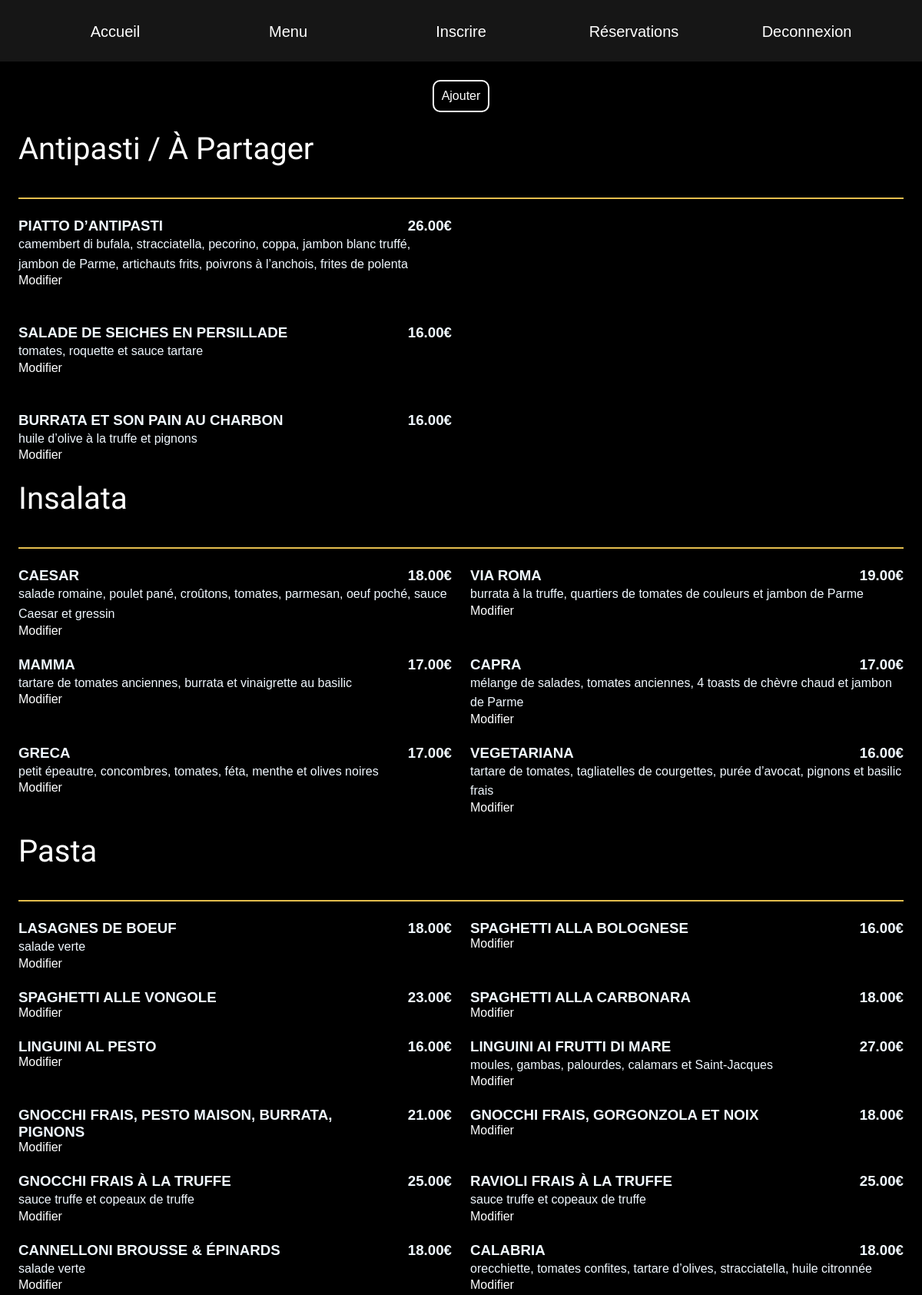
The page /admin/listMenuA (signed in, upper part) on the database its author committed.
### tables this page shows
CREATE TABLE IF NOT EXISTS `menu` (
  `id` int NOT NULL AUTO_INCREMENT,
  `titre` varchar(250) NOT NULL,
  `contenu` text NULL,
  `prix` decimal(10,2) NOT NULL,
  `categorie` varchar(255) NOT NULL,
  PRIMARY KEY (`id`)
);

### index.php (called while the page is built, shortened)
<?php
    require_once "config/Autoloader.php";
    $route = new Routing();
    $route->get();

### config/Autoloader.php (called while the page is built, shortened)
<?php
class Autoloader{
    public static function Autoload()
    {
        spl_autoload_register(function ($classname) {
            $classname = str_replace("\\", "/", $classname);
        });
    }
}

### config/Database.php (called while the page is built, shortened)
<?php
class Database
{
    private static $instance = NULL;
    public static function getPdo(): PDO
    {
        if (self::$instance === NULL) {
            self::$instance = new PDO('mysql:host=localhost;dbname=resto;charset=utf8', 'root', '', [
                PDO::ATTR_ERRMODE => PDO::ERRMODE_EXCEPTION,
                PDO::ATTR_DEFAULT_FETCH_MODE => PDO::FETCH_ASSOC
            ]);
        }
        return self::$instance;
    }
}

### models/MenuRepository.php (called while the page is built, shortened)
<?php
class MenuRepository
{
    protected PDO $pdo;
    public function __construct()
    {
        $this->pdo = \config\Database::getpdo();
    }
    public function getAntipasti()
    {
        $stmt = $this->pdo->prepare("SELECT * FROM menu WHERE categorie = 'ANTIPASTI / À PARTAGER'");
        $stmt->execute();
        return $stmt->fetchAll(PDO::FETCH_ASSOC);
    }
    public function getInsalata()
    {
        $stmt = $this->pdo->prepare("SELECT * FROM menu WHERE categorie = 'INSALATA'");
        $stmt->execute();
        return $stmt->fetchAll(PDO::FETCH_ASSOC);
    }
    public function getPasta()
    {
        $stmt = $this->pdo->prepare("SELECT * FROM menu WHERE categorie = 'PASTA'");
        $stmt->execute();
        return $stmt->fetchAll(PDO::FETCH_ASSOC);
    }
}

### views/MenuAdmin.phtml (the view, shortened to what this page needs)
<link rel="stylesheet" href="/ledelice/public/css/MenuAdmin.css">
<div class="link">
<a href="/ledelice/menu/add">Ajouter</a>
</div>
<div class="container">
    <div class="menu">
        <h2 class="menu-group-heading">Antipasti / À Partager</h2>
        <?php foreach ($Antipasti as $antipasti): ?>
        <div class="menu-group">
          <div class="menu-item">
            <div class="menu-item-text">
              <h3 class="menu-item-heading">
                <span class="menu-item-name"><?= $antipasti['titre']; ?></span>
                <span class="menu-item-price"><?= $antipasti['prix']; ?>€</span>
              </h3>
              <p class="menu-item-desc"><?= $antipasti['contenu']; ?></p>
             <a href="/ledelice/admin/updateMenu/<?= $antipasti['id']; ?>">Modifier</a>
            </div>
          </div>
        </div>
        <?php endforeach; ?>
      </div>
      <div class="menu">
        <h2 class="menu-group-heading">Insalata</h2>
        <div class="menu-group">
        <?php foreach ($Insalata as $insalata): ?>
          <div class="menu-item">
            <div class="menu-item-text">
              <h3 class="menu-item-heading">
                <span class="menu-item-name"><?= $insalata['titre']; ?></span>
                <span class="menu-item-price"><?= $insalata['prix']; ?>€</span>
              </h3>
              <p class="menu-item-desc"><?= $insalata['contenu']; ?></p>
              <a href="/ledelice/admin/updateMenu/<?= $insalata['id']; ?>">Modifier</a>
            </div>
          </div>
          <?php endforeach; ?>
        </div>
      </div>
      <div class="menu">
        <h2 class="menu-group-heading">Pasta</h2>
        <div class="menu-group">
        <?php foreach ($Pasta as $pasta): ?>
          <div class="menu-item">
            <div class="menu-item-text">
              <h3 class="menu-item-heading">
                <span class="menu-item-name"><?= $pasta['titre']; ?></span>
                <span class="menu-item-price"><?= $pasta['prix']; ?>€</span>
              </h3>
              <p class="menu-item-desc"><?= $pasta['contenu']; ?></p>
              <a href="/ledelice/admin/updateMenu/<?= $pasta['id']; ?>">Modifier</a>
            </div>
          </div>
          <?php endforeach; ?>
        </div>
      </div>
    </div>

### public/css/MenuAdmin.css (style rules this page uses)
* { margin: 0; padding: 0; font-family: 'Lucida Sans', 'Lucida Sans Regular', 'Lucida Grande', 'Lucida Sans Unicode', Geneva, Verdana, sans-serif; text-decoration: none; }
body { background-color: #000000; color: aliceblue; }
.container { margin: 0 auto; padding: 1.5em; }
.menu { font-family: sans-serif; font-size: 14px; }
.menu-group-heading { font-size: 40px; font-weight: 300; margin: 0; padding-bottom: 1em; border-bottom: 2px solid #e4be4e; color: #ffffff; font-family: 'Alex Brush', cursive; }
.menu-group { display: grid; grid-template-columns: 1fr; gap: 1.5em; padding: 1.5em 0; }
.menu-item { display: flex; }
.menu-item-text { flex-grow: 1; }
.menu-item-heading { display: flex; justify-content: space-between; margin: 0; }
.menu-item-name { margin-right: 1.5em; }
.menu-item-desc { line-height: 1.6; }
.link { display: flex; flex-direction: row; flex-wrap: nowrap; justify-content: space-evenly; margin-top: 2%; }
.link a { cursor: pointer; transition: 400ms; padding: 10px; border: 2px solid white; border-radius: 10px; }
a { color: white; text-decoration: none; }
@media screen and (min-width: 992px) { .menu { font-size: 16px; } }
@media screen and (min-width: 992px) { .menu-group { grid-template-columns: repeat(2, 1fr); } }

### rows shown on the page
menu: titre "PIATTO D’ANTIPASTI", prix "26.00", contenu "camembert di bufala, stracciatella, pecorino, coppa, jambon blanc truffé, jambon de Parme, artichauts frits, poivrons à l’anchois, frites de polenta"
menu: titre "SALADE DE SEICHES EN PERSILLADE", prix "16.00", contenu "tomates, roquette et sauce tartare"
menu: titre "BURRATA ET SON PAIN AU CHARBON", prix "16.00", contenu "huile d’olive à la truffe et pignons"
menu: titre "CAESAR", prix "18.00", contenu "salade romaine, poulet pané, croûtons, tomates, parmesan, oeuf poché, sauce Caesar et gressin"
menu: titre "VIA ROMA", prix "19.00", contenu "burrata à la truffe, quartiers de tomates de couleurs et jambon de Parme"
menu: titre "MAMMA", prix "17.00", contenu "tartare de tomates anciennes, burrata et vinaigrette au basilic"
menu: titre "CAPRA", prix "17.00", contenu "mélange de salades, tomates anciennes, 4 toasts de chèvre chaud et jambon de Parme"
menu: titre "GRECA", prix "17.00", contenu "petit épeautre, concombres, tomates, féta, menthe et olives noires"
menu: titre "VEGETARIANA", prix "16.00", contenu "tartare de tomates, tagliatelles de courgettes, purée d’avocat, pignons et basilic frais"
menu: titre "LASAGNES DE BOEUF", prix "18.00", contenu "salade verte"
menu: titre "SPAGHETTI ALLA BOLOGNESE", prix "16.00"
menu: titre "SPAGHETTI ALLE VONGOLE", prix "23.00"
menu: titre "SPAGHETTI ALLA CARBONARA", prix "18.00"
menu: titre "LINGUINI AL PESTO", prix "16.00"
menu: titre "LINGUINI AI FRUTTI DI MARE", prix "27.00", contenu "moules, gambas, palourdes, calamars et Saint-Jacques"
menu: titre "GNOCCHI FRAIS, PESTO MAISON, BURRATA, PIGNONS", prix "21.00"
menu: titre "GNOCCHI FRAIS, GORGONZOLA ET NOIX", prix "18.00"
menu: titre "GNOCCHI FRAIS À LA TRUFFE", prix "25.00", contenu "sauce truffe et copeaux de truffe"
menu: titre "RAVIOLI FRAIS À LA TRUFFE", prix "25.00", contenu "sauce truffe et copeaux de truffe"
menu: titre "CANNELLONI BROUSSE & ÉPINARDS", prix "18.00", contenu "salade verte"
menu: titre "CALABRIA", prix "18.00", contenu "orecchiette, tomates confites, tartare d’olives, stracciatella, huile citronnée"
